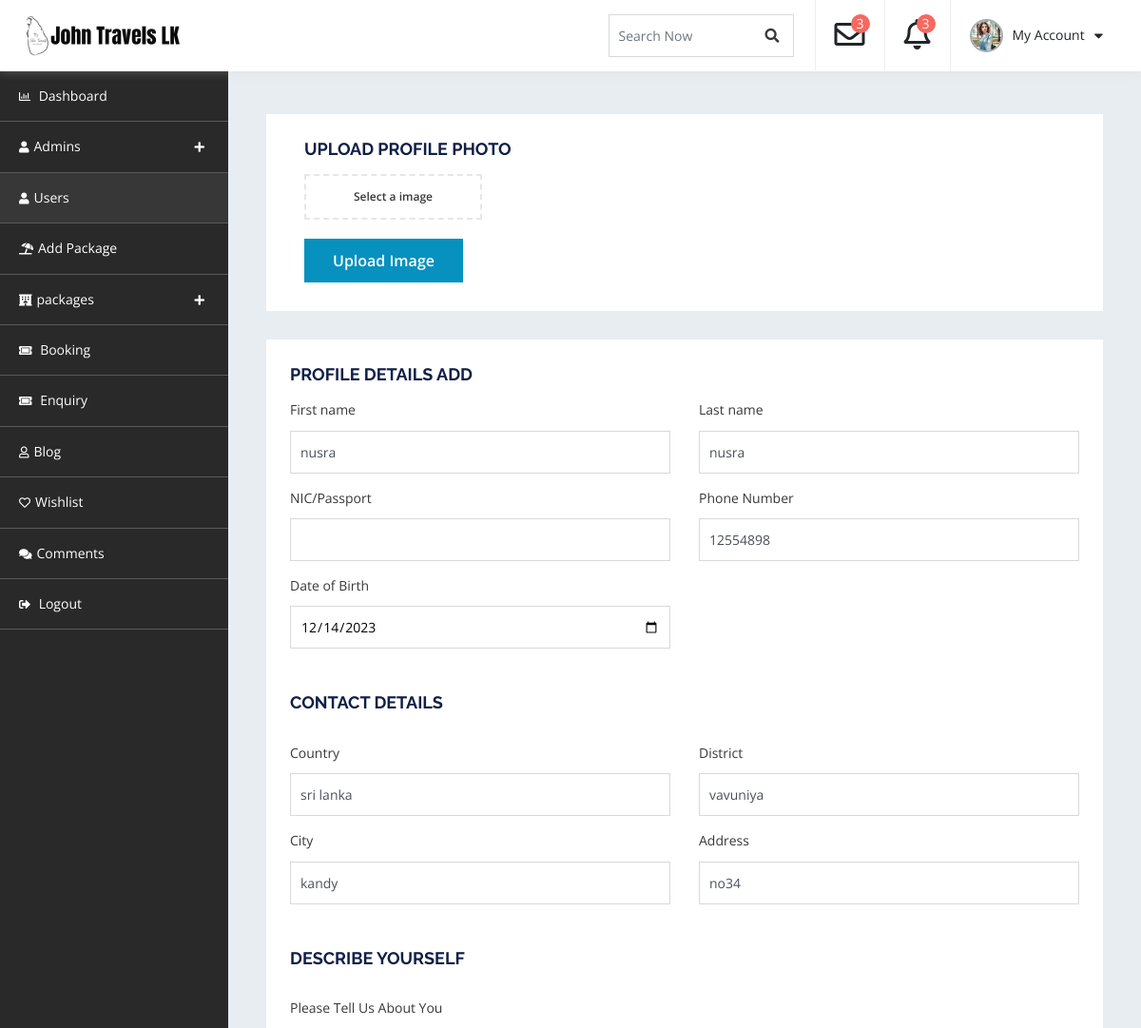
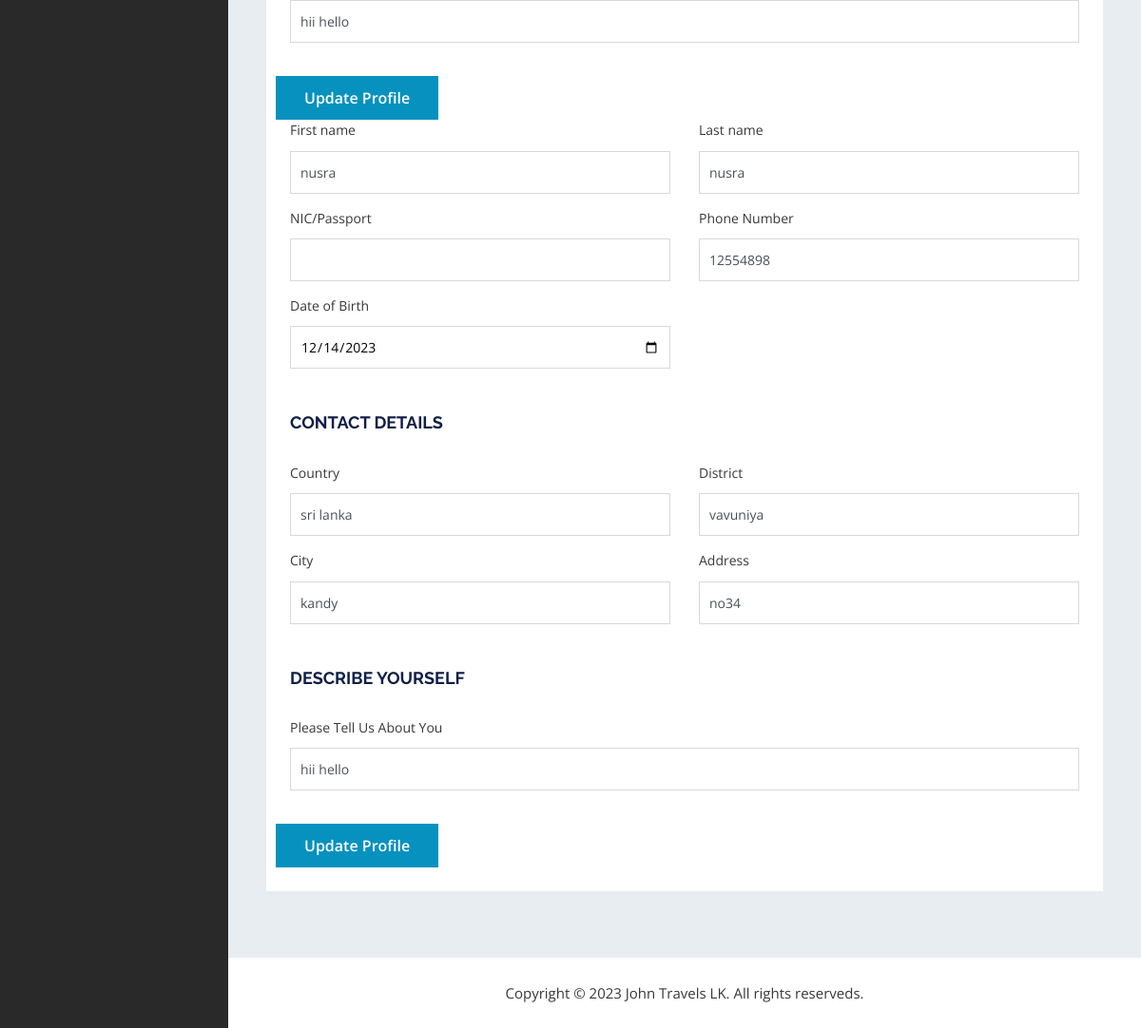
Screenshot of /admin_dashboard/view-user.php with the database file from the repository (2 pictures, top to bottom).
### tables this page shows
CREATE TABLE `customer_more_details` (
  `Customer_Id` int(11) NOT NULL,
  `First_name` varchar(255) NOT NULL,
  `Last_name` varchar(255) NOT NULL,
  `Mobile_number` int(11) NOT NULL,
  `NIC` varchar(12) NOT NULL,
  `City` varchar(255) NOT NULL,
  `Country` varchar(255) NOT NULL,
  `district` varchar(255) NOT NULL,
  `Address` varchar(255) NOT NULL,
  `Dob` date NOT NULL,
  `About` varchar(255) NOT NULL,
  `Image` longblob NOT NULL
);

### admin_dashboard/A-view-user.php (called while the page is built)
<?php
function displayUser($id){
require 'db-connection.php';
$query="SELECT * FROM customer_more_details  WHERE Customer_Id='$id'";
    $result = mysqli_query($conn,$query);
    $record=array();
    if(mysqli_num_rows($result)>0){
        while($row=mysqli_fetch_assoc($result)){
            $record[]=$row;
        }
    }
    return $record;
}
?>

### admin_dashboard/view-user.php (the view, shortened to what this page needs)
<!doctype html>
<html lang="en">
   <head>
      <link rel="stylesheet" href="assets/css/bootstrap.min.css" media="all">
      <link rel="stylesheet" type="text/css" href="assets/css/all.min.css">
      <link rel="stylesheet" type="text/css" href="style.css">
</head>
<body>
    <div id="container-wrapper">
        <div id="dashboard" class="dashboard-container">
            <div class="dashboard-header sticky-header">
                <div class="content-left  logo-section pull-left">
                    <h1><a href="../index.php"><img src="assets/images/logo.png" alt=""></a></h1>
                </div>
                <div class="heaer-content-right pull-right">
                    <div class="search-field">
                        <form>
                            <div class="form-group">
                                <input type="text" class="form-control" id="search" placeholder="Search Now">
                                <a href="#"><span class="search_btn"><i class="fa fa-search" aria-hidden="true"></i></span></a>
                            </div>
                        </form>
                    </div>
                    <div class="dropdown">
                        <a class="dropdown-toggle" id="notifyDropdown" data-toggle="dropdown" aria-haspopup="true" aria-expanded="false">
                            <div class="dropdown-item">
                                <i class="far fa-envelope"></i>
                                <span class="notify">3</span>
                            </div>
                        </a>
                    </div>
                    <div class="dropdown">
                        <a class="dropdown-toggle" data-toggle="dropdown">
                            <div class="dropdown-item">
                                <i class="far fa-bell"></i>
                                <span class="notify">3</span>
                            </div>
                        </a>
                    </div>
                    <div class="dropdown">
                        <a class="dropdown-toggle" data-toggle="dropdown">
                            <div class="dropdown-item profile-sec">
                                <img src="assets/images/comment.jpg" alt="">
                                <span>My Account </span>
                                <i class="fas fa-caret-down"></i>
                            </div>
                        </a>
                    </div>
                </div>
            </div>
            <div class="dashboard-navigation">
                <div id="dashboard-Navigation" class="slick-nav"></div>
                <div id="navigation" class="navigation-container">
                    <ul>
                        <li><a href="dashboard.php"><i class="far fa-chart-bar"></i> Dashboard</a></li>
                        <li><a><i class="fas fa-user"></i>Admins</a>
                        </li>
                        <li class="active-menu"><a href="user.php"><i class="fas fa-user"></i>Users</a>
                        </li>
                        <li><a href="db-add-package.php"><i class="fas fa-umbrella-beach"></i>Add Package</a></li>
                        <li>
                            <a><i class="fas fa-hotel"></i></i>packages</a>
                        </li>
                        <li><a href="db-booking.php"><i class="fas fa-ticket-alt"></i> Booking</a></li>
                        <li><a href="db-enquiry.php"><i class="fas fa-ticket-alt"></i> Enquiry</a></li>
                        <li><a href="db-blog.php"><i class="far fa-user"></i>Blog</a></li>
                        <li><a href="db-wishlist.php"><i class="far fa-heart"></i>Wishlist</a></li>
                        <li><a href="db-comment.php"><i class="fas fa-comments"></i>Comments</a></li>
                        <li><a href="login.php"><i class="fas fa-sign-out-alt"></i> Logout</a></li>
                    </ul>
                </div>
            </div>
            <div class="db-info-wrap">
                <div class="row">
                    <div class="col-lg-12">
                        <div class="dashboard-box user-form-wrap">
                            <div class="col-12">
                                <h4>Upload Profile Photo</h4>
                            </div>
                            <div class="col-sm-6">
                                <div class="upload-input">
                                    <div class="form-group">
                                      <span class="upload-btn">Select a image</span>
                                      <button type="submit" class="button-primary" value="<?php echo $user['Image']; ?>">Upload Image</button>
                                    </div>
                                </div>
                            </div>
                        </div>
                    </div>
                </div>
                <div class="row">
                    <div class="col-lg-12">
                        <div class="dashboard-box user-form-wrap">
                            <h4>Profile Details add</h4>
                    <?php
                    require "A-view-user.php";
                    $getuser=displayUser(1);
                    foreach($getuser as $user):
                    ?>
                            <form class="form-horizontal" method="post">
                                <div class="row">
                                    <div class="col-sm-6">
                                        <div class="form-group">
                                            <label>First name</label>
                                            <input name="firstname" class="form-control" type="text" value="<?php echo $user['First_name']; ?>">
                                        </div>
                                    </div>
                                    <div class="col-sm-6">
                                        <div class="form-group">
                                            <label>Last name</label>
                                            <input name="lastname" class="form-control" type="text" value="<?php echo $user['Last_name']; ?>">
                                        </div>
                                    </div>
                                    <div class="col-sm-6">
                                        <div class="form-group">
                                            <label>NIC/Passport</label>
                                            <input name="ID" class="form-control" type="number" value="">
                                        </div>
                                    </div>
                                    <div class="col-sm-6">
                                        <div class="form-group">
                                            <label>Phone Number</label>
                                            <input name="phone" id="input-phone" class="form-control" value="<?php echo $user['Mobile_number']; ?>" placeholder="" type="text">
                                        </div>
                                    </div>
                                    <div class="col-sm-6">
                                        <div class="form-group">
                                            <label>Date of Birth</label>
                                            <input type="date" id="dob" name="dob" value="<?php echo $user['Dob']; ?>">
                                        </div>
                                    </div>
                                    <div class="col-12">
                                        <h4>Contact Details</h4>
                                    </div>
                                    <div class="col-sm-6">
                                        <div class="form-group">
                                            <label>Country</label>
                                            <input name="country" id="country" class="form-control" value="<?php echo $user['Country']; ?>" placeholder="" type="text">
                                        </div>
                                    </div>
                                    <div class="col-sm-6">
                                        <div class="form-group">
                                         <label>District</label>
                                         <input name="district" id="district" class="form-control" value="<?php echo $user['district']; ?>" placeholder="" type="text">
                                        </div>
                                    </div>
                                    <div class="col-sm-6">
                                            <div class="form-group">
                                            <label>City</label>
                                            <input name="City" id="City" class="form-control" value="<?php echo $user['City']; ?>" placeholder="" type="text">
                                        </div>
                                    </div>
                                    <div class="col-sm-6">
                                        <div class="form-group">
                                            <label>Address</label>
                                            <input name="Address" id="Address" class="form-control" value="<?php echo $user['Address']; ?>" placeholder="" type="text">
                                        </div>
                                    </div>
                                    <div class="col-12">
                                        <h4>Describe Yourself</h4>
                                    </div>
                                    <div class="col-sm-12">
                                        <div class="form-group">
                                            <label>Please Tell Us About You</label>
                                            <input name="Address" id="Address" class="form-control" value="<?php echo $user['About']; ?>" placeholder="" type="text">
                                        </div>
                                    </div>
                                    <button type="submit" class="button-primary">Update Profile</button>
                                </div>
                            </form>
                            <?php
                            endforeach;
                            ?>
                        </div>
                    </div>
                </div>
            </div>
            <div class="copyrights">
               Copyright © 2023 John Travels LK. All rights reserveds.
            </div>
        </div>
    </div>
</body>
</html>

### rows the page displays
customer_more_details: firstname "nusra", lastname "nusra", phone "12554898", dob "12/14/2023", country "sri lanka", district "vavuniya", City "kandy", Address "no34", Address "hii hello"
customer_more_details: firstname "nusra", lastname "nusra", phone "12554898", dob "12/14/2023", country "sri lanka", district "vavuniya", City "kandy", Address "no34", Address "hii hello"
